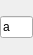
<?xml version="1.0" encoding="UTF-8"?>
<ui version="4.0">
 <class>ByteConverterChar</class>
 <widget class="QWidget" name="ByteConverterChar">
  <property name="geometry">
   <rect>
    <x>0</x>
    <y>0</y>
    <width>33</width>
    <height>55</height>
   </rect>
  </property>
  <property name="maximumSize">
   <size>
    <width>38</width>
    <height>16777215</height>
   </size>
  </property>
  <property name="windowTitle">
   <string>Form</string>
  </property>
  <layout class="QVBoxLayout" name="verticalLayout">
   <property name="leftMargin">
    <number>0</number>
   </property>
   <property name="rightMargin">
    <number>0</number>
   </property>
   <item>
    <widget class="QLineEdit" name="lineEdit">
     <property name="text">
      <string>a</string>
     </property>
    </widget>
   </item>
  </layout>
 </widget>
 <resources/>
 <connections/>
</ui>
